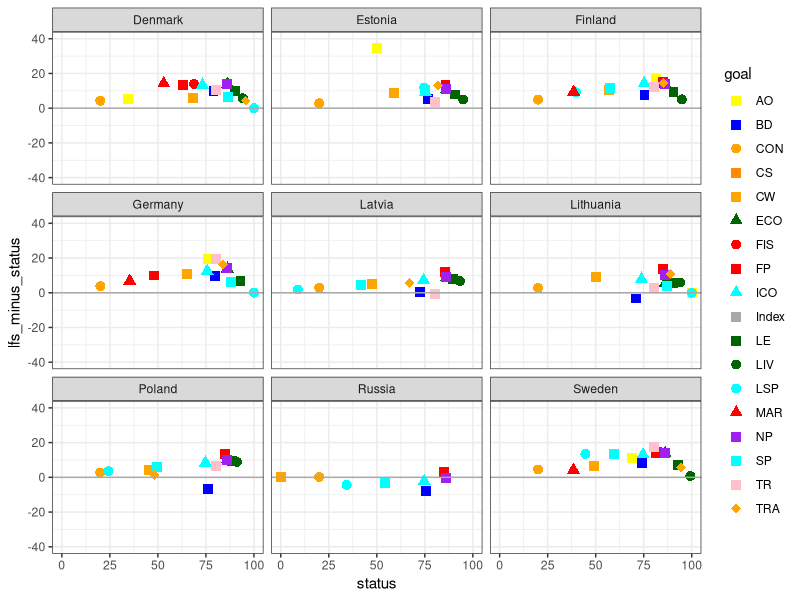
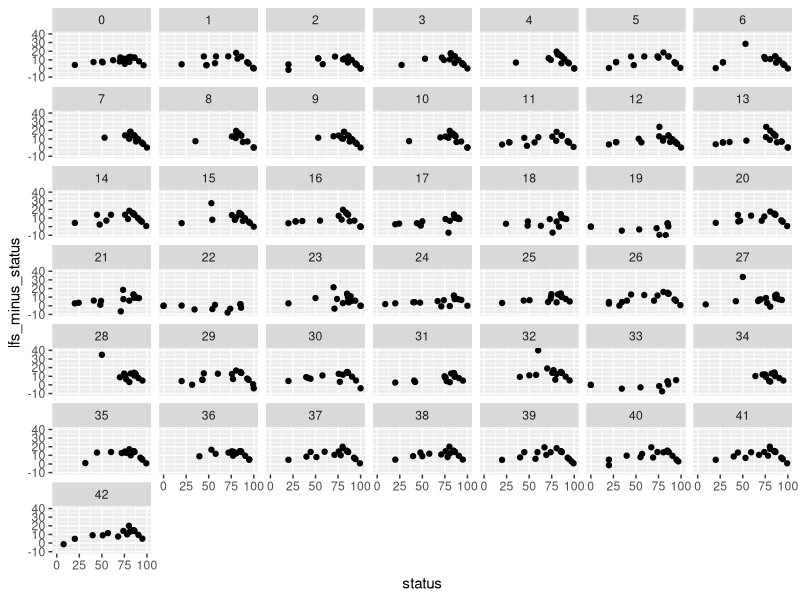
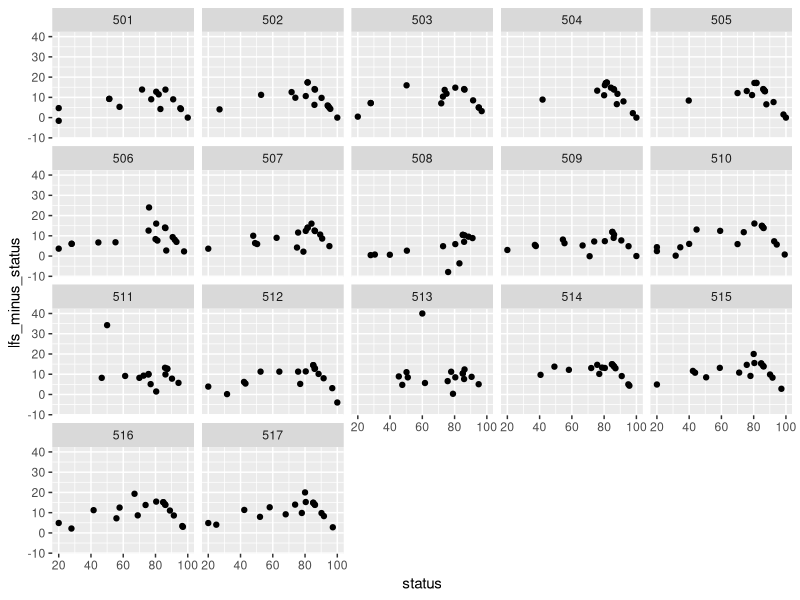

Reproduce these figures in R, in order.
## ---- chunk 1
knitr::opts_chunk$set(echo = FALSE, message = FALSE, warning = FALSE)

library(tidyverse)
## ---- chunk 2
## scores wrangle 
scores <- readr::read_csv('scores.csv') %>%
  filter(dimension == "status" | dimension == "future") %>%
  spread(key = dimension, value = score) %>%
  mutate(lfs_minus_status = future - status) %>%
  left_join(read_csv("spatial/regions_list.csv") %>%
              select(region_id = rgn_id, region_name = rgn_name), 
            by = "region_id")

## manual colors
# https://ggplot2.tidyverse.org/reference/scale_manual.html#examples
cols <- c("FIS" = "red", "MAR" = "red", "FP" = "red",
          "BD" = "blue",
          "CON" = "orange", "EUT" = "orange", "TRA" = "orange", "CW" = "orange",
          "LIV" = "darkgreen", "ECO" = "darkgreen", "LE" = "darkgreen",
          "LSP" = "cyan", "ICO" = "cyan", "SP" = "cyan",
          "AO" = "yellow",
          "TR" = "pink", 
          "CS" = "darkorange", 
          "NP" = "purple",
          "Index" = "darkgray")

shps <- c("FIS" = 16, "MAR" = 17, "FP" = 15,
          "BD" = 15,
          "CON" = 16, "EUT" = 17, "TRA" = 18, "CW" = 15,
          "LIV" = 16, "ECO" = 17, "LE" = 15,
          "LSP" = 16, "ICO" = 17, "SP" = 15,
          "AO" = 15,
          "TR" = 15, 
          "CS" = 15, 
          "NP" = 15,
          "Index" = 15)
## ---- chunk 3
## plot EEZ regions
ggplot(data = scores %>% filter(region_id > 300 & region_id < 500), 
       aes(x = status, y = lfs_minus_status, color = goal, shape = goal)) + 
  geom_point(position = "jitter", size = 3) + 
  ylim(-40, 40) +
  scale_colour_manual(values = cols) + 
  scale_shape_manual(values = shps) +
  facet_wrap(~region_name) +
  theme_bw() +
  geom_hline(yintercept = 0, color = "darkgray") + 
  scale_fill_discrete(name = "Title")
# labels = c("A", "B", "C"))
## ---- chunk 4
## plot BHI regions
ggplot(data = scores %>% filter(region_id < 300), 
       aes(x = status, y = lfs_minus_status)) + 
  geom_point() + 
  facet_wrap(~region_id)
## ---- chunk 5
## scores for Subbasin regions
ggplot(data = scores %>% filter(region_id > 500), 
       aes(x = status, y = lfs_minus_status)) + 
  geom_point() + 
  facet_wrap(~region_id)
## ---- chunk 6
layers_csv <- read_csv("layers.csv")

layers_csv %>%
  filter(targets == "resilience") %>%
  select(layer, description) %>%
  knitr::kable()
## ---- chunk 7
resil <- read.csv("conf/resilience_matrix.csv")

resil %>%
  rownames_to_column() %>% 
  select(-element) %>%
  gather(goal, value, -rowname) %>% 
  spread(rowname, value) %>%
  knitr::kable()
